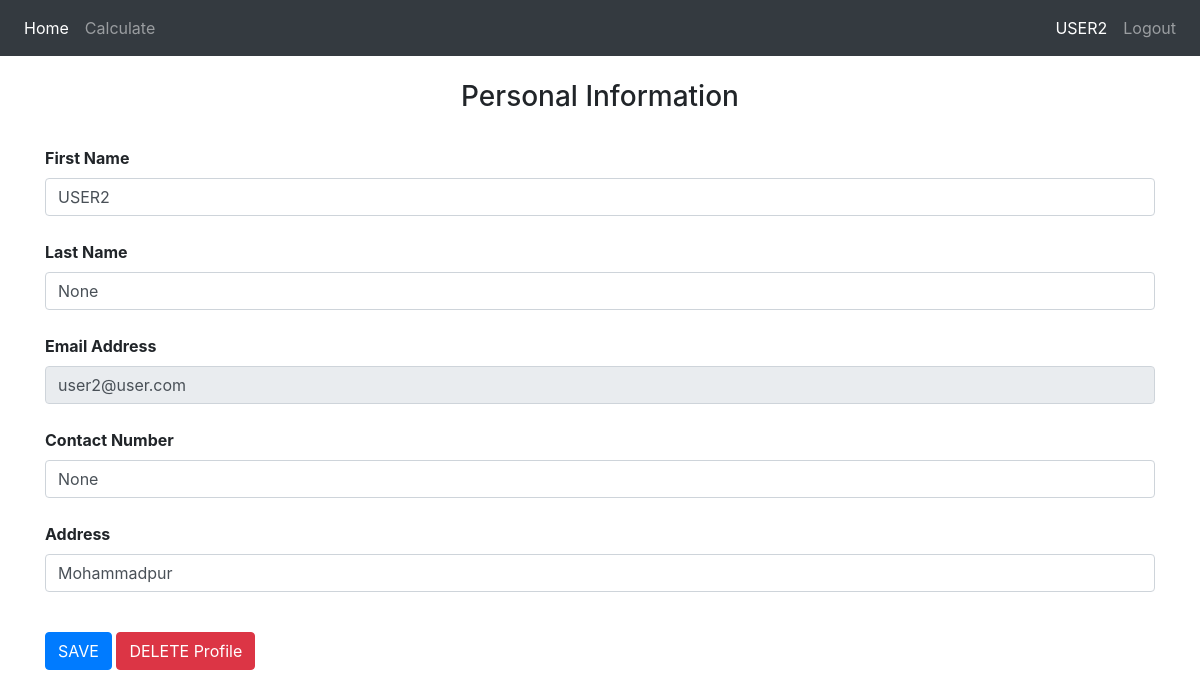
/profile (signed in), run on an earlier commit of the app's database.
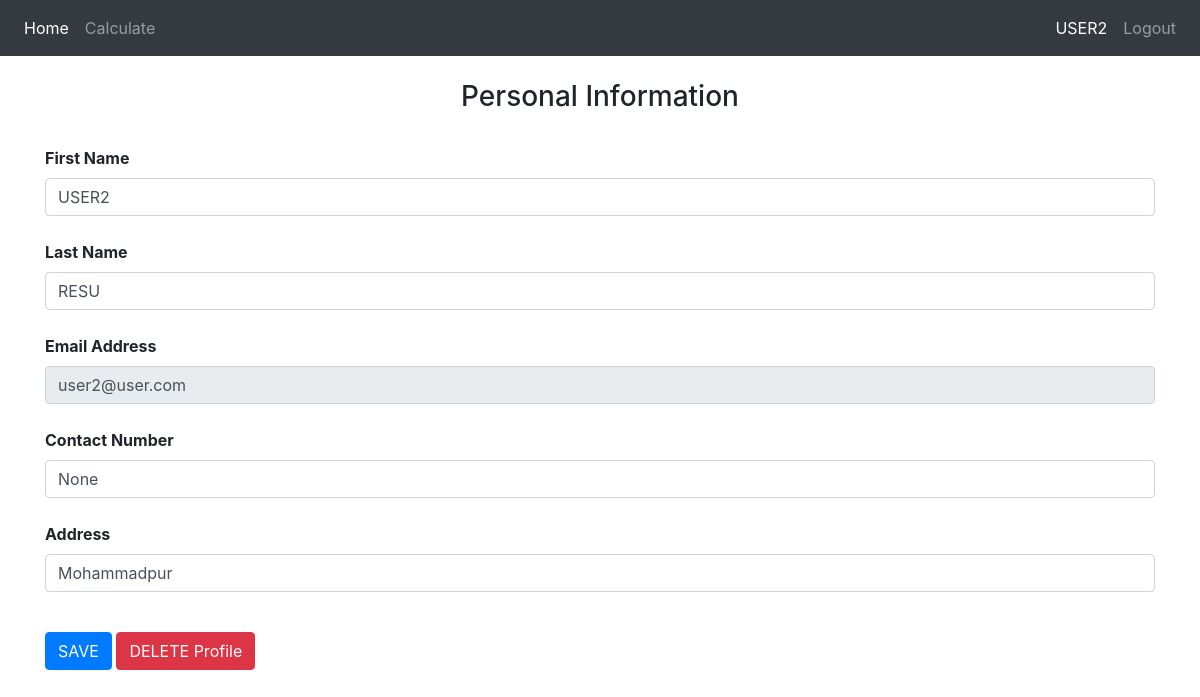
And on a later commit of the database.
### website/models.py (models this page shows)
class User(db.Model, UserMixin):
    id = db.Column(db.Integer, primary_key=True)
    email = db.Column(db.String(150), unique=True)
    first_name = db.Column(db.String(150))
    last_name = db.Column(db.String(150))
    password = db.Column(db.String(200))
    contact_num = db.Column(db.String(11))
    address = db.Column(db.String(500))
    rating = db.Column(db.Integer, default=0)

### website/views.py (the view, shortened to what this page needs)
@views.route('/profile', methods=['GET', 'POST'])
@login_required
def profile():
    if current_user.is_authenticated:
        user = User.query.filter_by(id=current_user.id).first()
        if request.method == 'GET':
            return render_template("updateProfile.html", user=current_user, name=current_user.first_name, obj=current_user)

### website/__init__.py (called while the page is built)
def create_app():
    app = Flask(__name__)
    app.config['SECRET_KEY'] = 'arik5233'
    app.config['SQLALCHEMY_DATABASE_URI'] = f'sqlite:///{DB_NAME}'
    db.init_app(app)
    from .views import views
    from .auth import auth
    app.register_blueprint(views, url_prefix='/')
    app.register_blueprint(auth, url_prefix='/')
    from .models import User
    create_database(app)
    login_manager = LoginManager()
    login_manager.login_view = 'auth.login'
    login_manager.init_app(app)
    @login_manager.user_loader
    def load_user(id):
        return User.query.get(int(id))
    return app

### website/templates/updateProfile.html (shortened to what this page needs)
{% extends "base.html" %}
{% if user.is_authenticated %}
    {% block name %}
        {{ obj.first_name }}
    {% endblock %}
{% endif %}
{% block content %}
<form method="POST">
    <br>
    <h3 align="center">Personal Information</h3>
    <br>
    <div class="form-group">
        <label for="first_name"><b>First Name</b></label>
        <input type="text" class="form-control" id="first_name" name="first_name" value="{{obj.first_name}}">
        <br>
        <label for="last_name"><b>Last Name</b></label>
        <input type="text" class="form-control" id="last_name" name="last_name" value="{{obj.last_name}}">
        <br>
        <label for="email"><b>Email Address</b></label>
        <input type="email" class="form-control" id="email" name="email" value="{{obj.email}}" disabled>
        <br>
        <label for="contact_num"><b>Contact Number</b></label>
        <input type="text" class="form-control" id="contact_num" name="contact_num" value="{{obj.contact_num}}">
        <br>
        <label for="address"><b>Address</b></label>
        <input type="text" class="form-control" id="address" name="address" value="{{obj.address}}">
        <br>
    </div>
    <button type="submit" name="action" class="btn btn-primary" value="save">SAVE</button>
    <button type="submit" name="action" class="btn btn-danger" value="delete">DELETE Profile</button>
</form>
{% endblock %}

What changed in the data, as far as the page shows it:
changed User "USER2": last_name "None" → "RESU"
